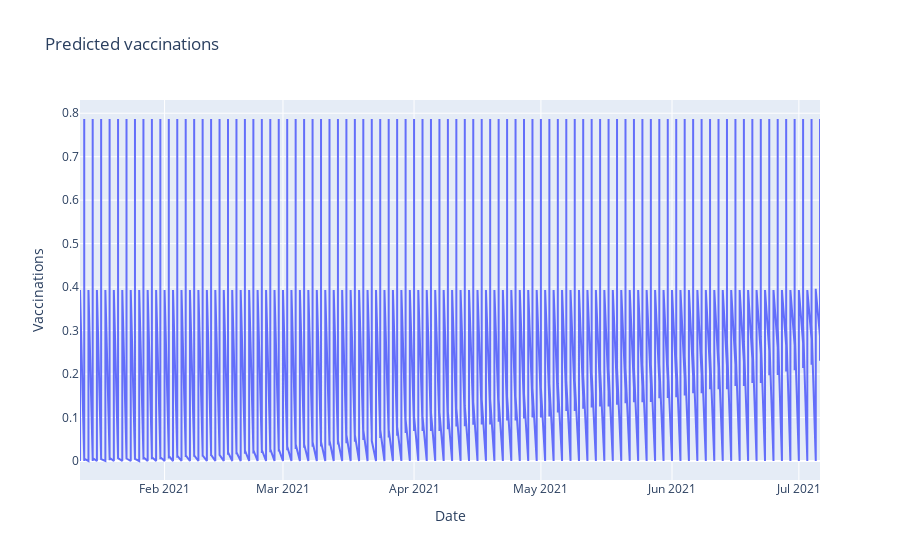

Notebook cell for this chart:
### Code cell
pred = model.predict(test_generator)

X_train = X_train.reshape((-1))
X_test = X_test.reshape((-1))
pred = pred.reshape((-1))

dd = go.Scatter(
    x = date_train,
    y = X_train,
    mode = 'lines',
    name = 'Train data'
)
dd2 = go.Scatter(
    x = date_test,
    y = pred,
    mode = 'lines',
    name = 'Predicted'
)
dd3 = go.Scatter(
    x = date_test,
    y = X_test,
    mode='lines',
    name = 'True'
)

layout = go.Layout(
    title = "Predicted vaccinations",
    xaxis = {'title' : 'Date'},
    yaxis = {'title' : "Vaccinations"}
)

fig = go.Figure(data=[dd, dd2, dd3], layout=layout)
fig.show()

### Figure 1 — Plotly figure (JSON) as saved in the notebook; plotly's stock layout.template omitted (floating-point values rounded to 4 significant figures; data arrays with more than 128 entries replaced by an {"elided": "..."} marker saying what was removed)
{"data": [{"mode": "lines", "name": "Train data", "type": "scatter", "x": {"elided": "9328 str values"}, "y": {"elided": "14924 float values"}}, {"mode": "lines", "name": "Predicted", "type": "scatter", "x": [], "y": {"elided": "3717 float values"}}, {"mode": "lines", "name": "True", "type": "scatter", "x": [], "y": {"elided": "3732 float values"}}], "layout": {"title": {"text": "Predicted vaccinations"}, "xaxis": {"title": {"text": "Date"}}, "yaxis": {"title": {"text": "Vaccinations"}}}}
